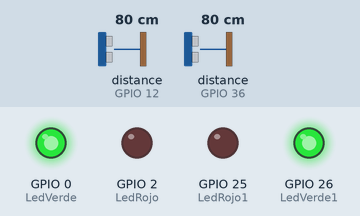
Recording of a program running on a simulated ESP32. Parts: output pins drawn as LEDs (lit = HIGH). Wiring (inferred from the names in the program): 2 × ultrasonic range finder: trigger GPIO 13, echo GPIO 12 / trigger GPIO 39, echo GPIO 36. The test bench sets the inputs (shaded band); at power-on: distance to the obstacle (sensors on GPIO 12, GPIO 36) 80 cm. The echo pulse lasts 58.3 µs per cm; WiFi joins after 1.5 s; servers stay silent unless stated; pins used as bus, display or sensor lines are not drawn; what the program prints to the serial monitor is not drawn.

Above: at 2.7 s.
2.8 s: distance to the obstacle (sensor on GPIO 12) set to 11 cm
4.3 s: distance to the obstacle (sensor on GPIO 12) set to 8 cm
At 5.7 s:
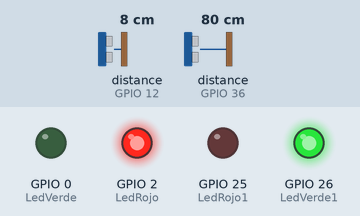
6.0 s: distance to the obstacle (sensor on GPIO 36) set to 11 cm
7.5 s: distance to the obstacle (sensor on GPIO 36) set to 8 cm
At 8.4 s:
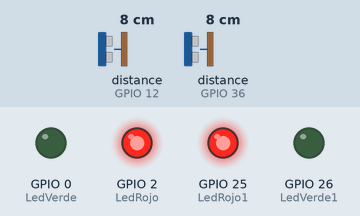
9.3 s: distance to the obstacle (sensor on GPIO 12) set to 18 cm
At 10.5 s:
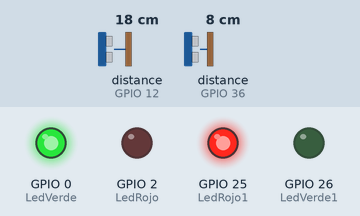
10.8 s: distance to the obstacle (sensor on GPIO 12) set to 2 cm
At 11.02 s:
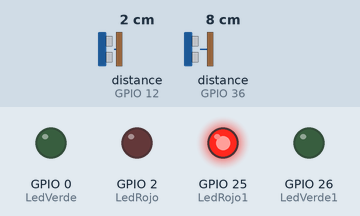
Timing chart, 0 to 13.5 s (numbered marks = the images above; inputs shaded):
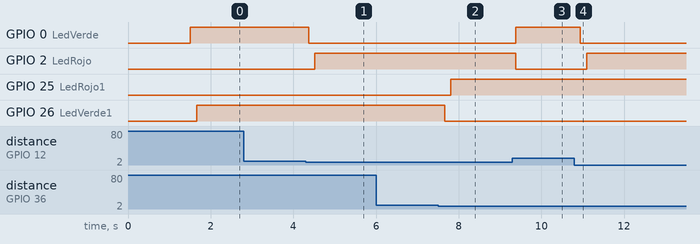

The program:

main.cpp
```cpp
#include <Arduino.h>
#include <WiFi.h>
#include <FirebaseESP32.h>
#include <DHT.h>
#include <Adafruit_Sensor.h>


#define WIFI_SSID "NETLIFE-TAMAYO"
#define WIFI_PASSWORD "samantha1"
#define FIREBASE_HOST "poliparkesp32-default-rtdb.firebaseio.com/"
#define FIREBASE_AUTH "AIzaSyD4BT_5hyXZca3WuIKjwWyEno9q-ucWs68"

FirebaseData firebaseData;
int DISTANCIA=0;
int DISTANCIA1=0;
int LedRojo=2;
int LedVerde= 0;
int pinEco=12;
int pinGatillo=13;

int LedRojo1=25;
int LedVerde1= 26;
int pinEco1=36;
int pinGatillo1=39;


void setup() {
  Serial.begin(115200);
  //Configuramos el pin del led como salida
  Serial.println("Punto1");
  pinMode(LedRojo, OUTPUT);
  pinMode(LedVerde, OUTPUT);
  pinMode(LedRojo1, OUTPUT);
  pinMode(LedVerde1, OUTPUT);
  Serial.println("Punto2");
  WiFi.begin(WIFI_SSID, WIFI_PASSWORD);
  while (WiFi.status() != WL_CONNECTED) {
    delay(500);
    Serial.print(".");
  }
  Serial.println("Conectado a la red WiFi");

  Firebase.begin(FIREBASE_HOST, FIREBASE_AUTH);
  Firebase.reconnectWiFi(true);

  // Escribir un valor en la base de datos


}
long readUltrasonicDistance(int triggerPin, int echoPin)
{
  //Iniciamos el pin del emisor de reuido en salida
  pinMode(triggerPin, OUTPUT);

  //Apagamos el emisor de sonido
  digitalWrite(triggerPin, LOW);
  //Retrasamos la emision de sonido por 2 milesismas de segundo
  delayMicroseconds(2);
  // Comenzamos a emitir sonido
  digitalWrite(triggerPin, HIGH);
  //Retrasamos la emision de sonido por 2 milesismas de segundo
  delayMicroseconds(10);
  //Apagamos el emisor de sonido
  digitalWrite(triggerPin, LOW);
  //Comenzamos a escuchar el sonido
  pinMode(echoPin, INPUT);
  // Calculamos el tiempo que tardo en regresar el sonido
  return pulseIn(echoPin, HIGH);
}

void disponible(String referencia, int ledrojo, int ledverde, int trigger, int echo){
  //calcula la distancia
  int distancia = 0.01723 * readUltrasonicDistance(trigger, echo);
  if (distancia < 10 ) {
    digitalWrite(ledverde, LOW);
    Firebase.set(firebaseData,referencia,false);
    digitalWrite(ledrojo,HIGH);
  }
  else{
    digitalWrite(ledverde, HIGH);
    digitalWrite(ledrojo,LOW);
    Firebase.set(firebaseData,referencia,true);
  }


}

void loop() {
  disponible("Parqueos/FIEC/1",LedRojo,LedVerde, pinGatillo,pinEco);
  disponible("Parqueos/FIEC/2",LedRojo1,LedVerde1,pinGatillo1,pinEco1);
  delay(10);

}
```

Measured:
- the behaviour switches between 10 and 9 cm on distance to the obstacle (sensor on GPIO 12) (found by bisection; images 0 and 1)
- the behaviour switches between 10 and 9 cm on distance to the obstacle (sensor on GPIO 36) (found by bisection; images 1 and 2)
- after the input at 2.8 s, every drawn part: stays the same
- after the input at 4.3 s, GPIO 0 (LedVerde): HIGH → LOW after 0.07 s; GPIO 2 (LedRojo): LOW → HIGH after 0.22 s
- after the input at 6.0 s, every drawn part: stays the same
- after the input at 7.5 s, GPIO 25 (LedRojo1): LOW → HIGH after 0.31 s; GPIO 26 (LedVerde1): HIGH → LOW after 0.16 s
- after the input at 9.3 s, GPIO 0 (LedVerde): LOW → HIGH after 0.08 s; GPIO 2 (LedRojo): HIGH → LOW after 0.08 s
- after the input at 10.8 s, GPIO 0 (LedVerde): HIGH → LOW after 0.14 s; GPIO 2 (LedRojo): LOW → HIGH after 0.29 s
